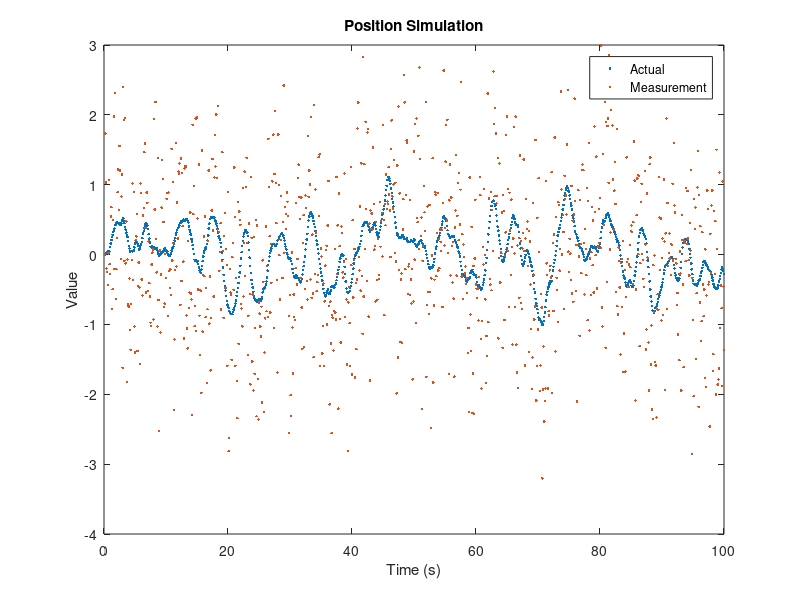
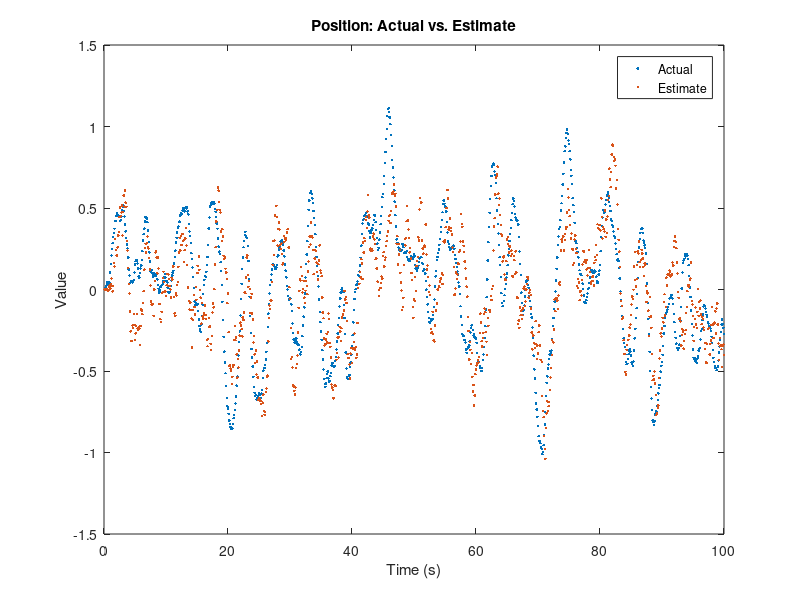
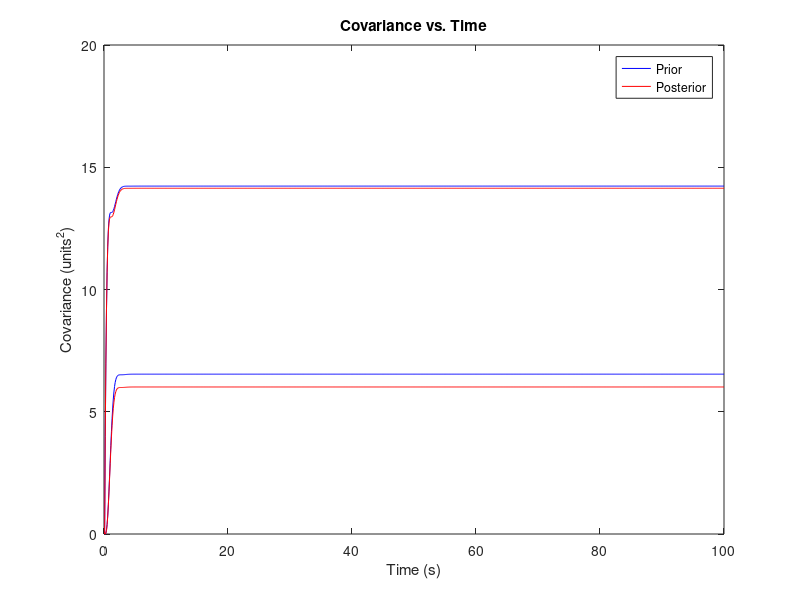

Reproduce these figures in MATLAB, in order.
%% Optimal Estimation - Homework 3 - Problem 1

clear
clc
close all

%% Part A

% Simulation Initialization
t_end = 100;
dt = 0.1;
t = dt:dt:t_end;
numSamps = length(t);

% Model Initialization
A_CL = [0 1; -1 -1.4];
A_D = expm(A_CL*dt);
C = [1 0];
B_W = [0; 1];

% Preallocation
x = zeros(2, numSamps);
y = zeros(numSamps,1);

for i = 1:numSamps-1

    % Discrete Simulation
%     x(:,i+1) = A_D * x(:,i) + B_W * (2*randn);

    % Continuous Simulation
    x_dot = A_CL * x(:,i) + B_W * (2*randn);
    x(:,i+1) = x(:,i) + x_dot * dt;

    % Measurement Simulation
    y(i+1) = x(1,i+1) + 1*randn;
end

% Simulation Plotting
figure
plot(t,x(1,:),'.')
hold on
plot(t,y,'.')
title('Position Simulation')
legend('Actual', 'Measurement')
xlabel('Time (s)')
ylabel('Value')

%% Part B

% Q = E[w w']

Q = 4;
Q_D = B_W*Q*B_W';
R_D = 75;

%% Part C

% Preallocation & Initialization
x_hat = zeros(2, numSamps);
P = [0 0; 0 0];
priorP = zeros(numSamps,2);
postP = zeros(numSamps,2);

for i = 1:numSamps-1
    
    % Time Update (Propagation - a priori)
    x_hat(:,i+1) = A_D * x_hat(:,i);

    P = A_D * P * A_D' + Q_D;
    priorP(i+1,1) = P(1,1);
    priorP(i+1,2) = P(2,2);

    % Measurement Update (Correction - a posteriori)
    K = P * C' * (C*P*C' + R_D)^-1;

    x_hat(:,i+1) = x_hat(:,i+1) + K * (y(i+1) - C * x_hat(:,i+1));

    P = (eye(2) - K*C) * P;
    postP(i+1,1) = P(1,1);
    postP(i+1,2) = P(2,2);

end

% Steady-State Kalman Gain
K_SS = K;

% Steady-State Covariance
priorSS = priorP(end,:);
postSS = postP(end,:);

% Steady-State Estimator Poles
% KFpoles = eig(K);

% Position Estimate Plotting
figure
plot(t,x(1,:),'.')
hold on
plot(t,x_hat(1,:),'.')
title('Position: Actual vs. Estimate')
legend('Actual','Estimate')
xlabel('Time (s)')
ylabel('Value')

% Covariance Plotting
figure
P1 = plot(t,priorP, 'b');
hold on
P2 = plot(t,postP, 'r');
title('Covariance vs. Time')
legend([P1(1) P2(1)],{'Prior','Posterior'})
xlabel('Time (s)')
ylabel('Covariance (units^2)')

%% Part D


